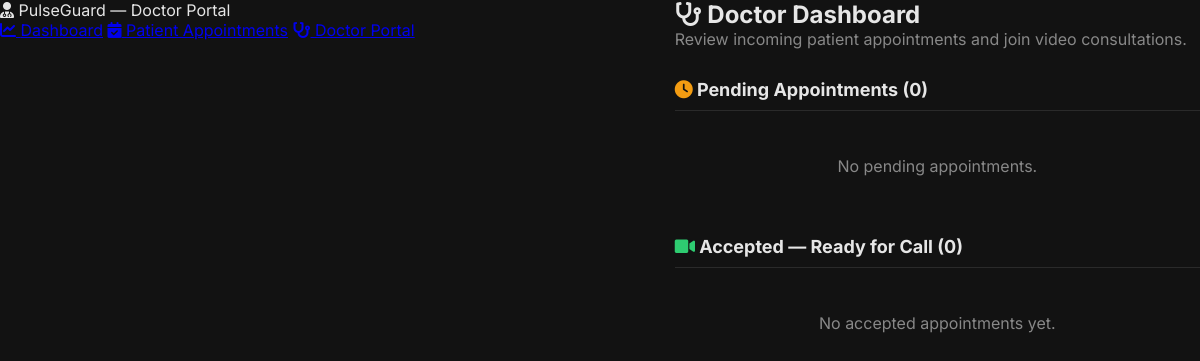
Before: /doctor with the older database file.
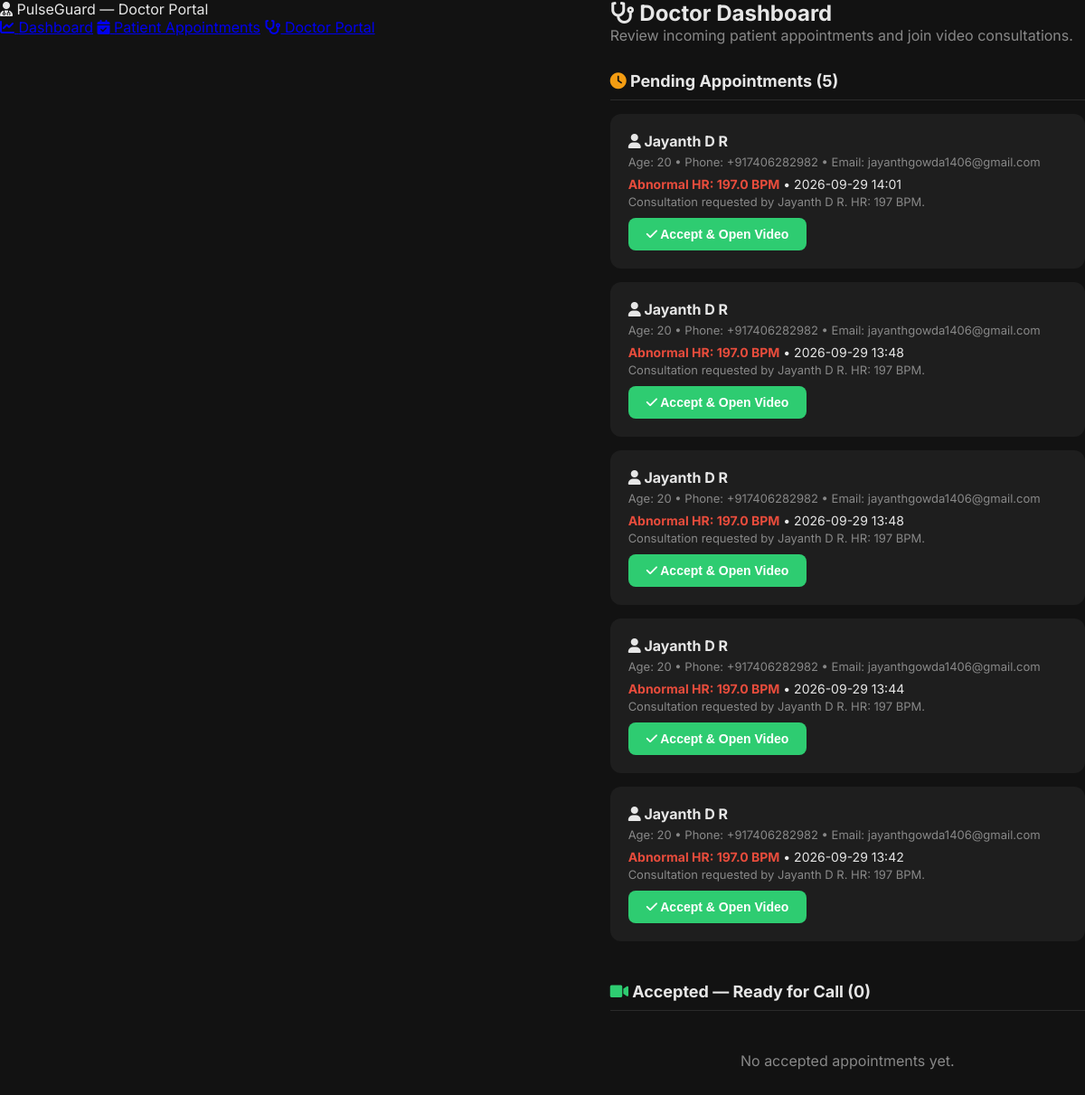
After: the same page with the newer database file.
### app.py (models this page shows)
class DoctorAppointment(db.Model):
    id = db.Column(db.Integer, primary_key=True)
    user_id = db.Column(db.Integer, db.ForeignKey('user.id'), nullable=False)
    created_at = db.Column(db.DateTime, default=datetime.datetime.utcnow)
    trigger_bpm = db.Column(db.Float)
    status = db.Column(db.String(20), default='pending')  # pending, accepted, completed, cancelled
    doctor_name = db.Column(db.String(100), default='Dr. Ramesh Kumar')
    room_id = db.Column(db.String(50))
    notes = db.Column(db.Text)
    patient = db.relationship('User', backref='appointments')

class User(db.Model, UserMixin):
    id = db.Column(db.Integer, primary_key=True)
    full_name = db.Column(db.String(100), nullable=False)
    phone = db.Column(db.String(20), nullable=False, unique=True)
    email = db.Column(db.String(120), nullable=False, unique=True)
    password = db.Column(db.String(60), nullable=False)
    age = db.Column(db.Integer)
    gender = db.Column(db.String(20))
    health_info = db.Column(db.Text)
    baseline_hr = db.Column(db.Float, default=70.0)
    relative_name = db.Column(db.String(100))
    relative_phone = db.Column(db.String(20))
    relative_email = db.Column(db.String(120))
    relative_relation = db.Column(db.String(50))
    measurements = db.relationship('HealthMeasurement', backref='user', lazy=True)
    reports = db.relationship('Report', backref='user', lazy=True)
    symptoms = db.relationship('SymptomLog', backref='user', lazy=True)

### app.py (the view)
@app.route('/doctor')
def doctor_dashboard():
    pending = DoctorAppointment.query.filter_by(status='pending').order_by(DoctorAppointment.created_at.desc()).all()
    accepted = DoctorAppointment.query.filter_by(status='accepted').order_by(DoctorAppointment.created_at.desc()).all()
    return render_template('doctor_dashboard.html', pending=pending, accepted=accepted)

### templates/doctor_dashboard.html (shortened to what this page needs)
<!DOCTYPE html>
<html lang="en" data-theme="dark">
<head>
  <link rel="stylesheet" href="/static/pulseguard.css">
  <link href="https://cdnjs.cloudflare.com/ajax/libs/font-awesome/6.0.0/css/all.min.css" rel="stylesheet">
</head>
<body>
  <nav class="pg-nav">
    <div class="nav-logo"><i class="fas fa-user-md"></i> PulseGuard — Doctor Portal</div>
    <div class="nav-links">
      <a href="/dashboard"><i class="fas fa-chart-line"></i> Dashboard</a>
      <a href="/appointments"><i class="fas fa-calendar-check"></i> Patient Appointments</a>
      <a href="/doctor" class="active"><i class="fas fa-stethoscope"></i> Doctor Portal</a>
    </div>
  </nav>
  <main class="pg-main">
    <h2><i class="fas fa-stethoscope"></i> Doctor Dashboard</h2>
    <p style="color: var(--muted);">Review incoming patient appointments and join video consultations.</p>
    <div class="section-label"><i class="fas fa-clock" style="color: #f39c12;"></i> Pending Appointments ({{ pending | length }})</div>
    {% if pending %}
      {% for a in pending %}
      <div class="doc-card">
        <div style="display: flex; justify-content: space-between; align-items: center; flex-wrap: wrap; gap: 10px;">
          <div>
            <div style="font-weight: 700; font-size: 16px;"><i class="fas fa-user"></i> {{ a.patient.full_name }}</div>
            <div style="font-size: 13px; color: var(--muted); margin-top: 5px;">
              Age: {{ a.patient.age }} &bull; Phone: {{ a.patient.phone }} &bull; Email: {{ a.patient.email }}
            </div>
            <div style="font-size: 14px; margin-top: 8px;">
              <span style="color: #e74c3c; font-weight: 700;">Abnormal HR: {{ a.trigger_bpm | round }} BPM</span>
              &bull; {{ a.created_at.strftime('%Y-%m-%d %H:%M') }}
            </div>
            <div style="font-size: 13px; color: var(--muted); margin-top: 3px;">{{ a.notes }}</div>
          </div>
          <div>
            <button class="accept-btn" onclick="acceptAppt({{ a.id }})"><i class="fas fa-check"></i> Accept & Open Video</button>
          </div>
        </div>
      </div>
      {% endfor %}
    {% else %}
      <div style="text-align: center; padding: 30px; color: var(--muted);">No pending appointments.</div>
    {% endif %}
    <div class="section-label"><i class="fas fa-video" style="color: #2ecc71;"></i> Accepted — Ready for Call ({{ accepted | length }})</div>
    {% if accepted %}
      {% for a in accepted %}
      <div class="doc-card">
        <div style="display: flex; justify-content: space-between; align-items: center; flex-wrap: wrap; gap: 10px;">
          <div>
            <div style="font-weight: 700; font-size: 16px;"><i class="fas fa-user"></i> {{ a.patient.full_name }}</div>
            <div style="font-size: 14px; margin-top: 5px;">
              <span style="color: #e74c3c;">HR: {{ a.trigger_bpm | round }} BPM</span> &bull; {{ a.created_at.strftime('%Y-%m-%d %H:%M') }}
            </div>
          </div>
          <div>
            <a href="/videochat/{{ a.room_id }}" class="join-btn"><i class="fas fa-video"></i> Join Video Call</a>
          </div>
        </div>
      </div>
      {% endfor %}
    {% else %}
      <div style="text-align: center; padding: 30px; color: var(--muted);">No accepted appointments yet.</div>
    {% endif %}
  </main>
</body>
</html>

### static/pulseguard.css (style rules this page uses)
:root { --primary: #1db954; --primary-dark: #158f40; --accent: #2ecc71; --danger: #e74c3c; --warning: #f39c12; --info: #3498db; --dark: #121212; --darker: #0a0a0a; --card: #1a1a2e; --card-border: #2a2a3e; --light-text: #e6e6e6; --muted: #888; --sidebar-w: 260px; --header-h: 64px; --radius: 14px; --radius-sm: 8px; --shadow: 0 4px 24px rgba(0,0,0,0.45); --glow-green: 0 0 20px rgba(29,185,84,0.25); --glow-red: 0 0 24px rgba(231,76,60,0.4); --transition: all 0.3s cubic-bezier(.4,0,.2,1); }
*,*::before,*::after { margin:0; padding:0; box-sizing:border-box; }
body { font-family: 'Inter', 'Segoe UI', sans-serif; background: var(--dark); color: var(--light-text); min-height: 100vh; display: flex; }
.pg-main { margin-left: var(--sidebar-w); flex: 1; display: flex; flex-direction: column; min-height: 100vh; transition: var(--transition); }

### templates/doctor_dashboard.html (style rules this page uses)
.doc-card { background: rgba(255,255,255,0.05); border-radius: 12px; padding: 20px; margin-bottom: 15px; }
.accept-btn { padding: 10px 20px; background: #2ecc71; color: #fff; border: none; border-radius: 8px; font-weight: 700; cursor: pointer; font-size: 14px; }
.section-label { font-size: 18px; font-weight: 700; margin: 30px 0 15px; padding-bottom: 10px; border-bottom: 1px solid rgba(255,255,255,0.1); }

Changed rows visible on the page:
added DoctorAppointment: patient.full_name "Jayanth D R", patient.age "20", patient.phone "+917406282982", patient.email "jayanthgowda1406@gmail.com", trigger_bpm "197.0", created_at "2026-09-29 14:01", notes "Consultation requested by Jayanth D R. HR: 197 BPM."
added DoctorAppointment: patient.full_name "Jayanth D R", patient.age "20", patient.phone "+917406282982", patient.email "jayanthgowda1406@gmail.com", trigger_bpm "197.0", created_at "2026-09-29 13:48", notes "Consultation requested by Jayanth D R. HR: 197 BPM."
added DoctorAppointment: patient.full_name "Jayanth D R", patient.age "20", patient.phone "+917406282982", patient.email "jayanthgowda1406@gmail.com", trigger_bpm "197.0", created_at "2026-09-29 13:48", notes "Consultation requested by Jayanth D R. HR: 197 BPM."
added DoctorAppointment: patient.full_name "Jayanth D R", patient.age "20", patient.phone "+917406282982", patient.email "jayanthgowda1406@gmail.com", trigger_bpm "197.0", created_at "2026-09-29 13:44", notes "Consultation requested by Jayanth D R. HR: 197 BPM."
added DoctorAppointment: patient.full_name "Jayanth D R", patient.age "20", patient.phone "+917406282982", patient.email "jayanthgowda1406@gmail.com", trigger_bpm "197.0", created_at "2026-09-29 13:42", notes "Consultation requested by Jayanth D R. HR: 197 BPM."
Other visible differences:
{{ pending | length }}: "0" → "5"
text no longer shown: "No pending appointments."
